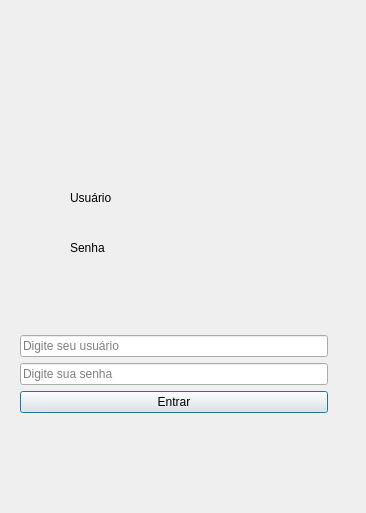
<?xml version="1.0" encoding="UTF-8"?>
<ui version="4.0">
 <class>Dialog</class>
 <widget class="QDialog" name="Dialog">
  <property name="geometry">
   <rect>
    <x>0</x>
    <y>0</y>
    <width>366</width>
    <height>513</height>
   </rect>
  </property>
  <property name="windowTitle">
   <string>Login</string>
  </property>
  <widget class="QLabel" name="label">
   <property name="geometry">
    <rect>
     <x>70</x>
     <y>190</y>
     <width>49</width>
     <height>16</height>
    </rect>
   </property>
   <property name="text">
    <string>Usuário</string>
   </property>
  </widget>
  <widget class="QLabel" name="label_2">
   <property name="geometry">
    <rect>
     <x>70</x>
     <y>240</y>
     <width>49</width>
     <height>16</height>
    </rect>
   </property>
   <property name="text">
    <string>Senha</string>
   </property>
  </widget>
  <widget class="QWidget" name="">
   <property name="geometry">
    <rect>
     <x>20</x>
     <y>30</y>
     <width>308</width>
     <height>383</height>
    </rect>
   </property>
   <layout class="QGridLayout" name="gridLayout">
    <item row="0" column="0">
     <widget class="QLabel" name="alogo">
      <property name="pixmap">
       <pixmap>logo.PNG</pixmap>
      </property>
     </widget>
    </item>
    <item row="1" column="0" colspan="2">
     <widget class="QLineEdit" name="lineEdit_user">
      <property name="placeholderText">
       <string>Digite seu usuário</string>
      </property>
     </widget>
    </item>
    <item row="2" column="0" colspan="2">
     <widget class="QLineEdit" name="lineEdit_password">
      <property name="echoMode">
       <enum>QLineEdit::Password</enum>
      </property>
      <property name="placeholderText">
       <string>Digite sua senha</string>
      </property>
     </widget>
    </item>
    <item row="3" column="0" colspan="2">
     <widget class="QPushButton" name="btn_login">
      <property name="text">
       <string>Entrar</string>
      </property>
     </widget>
    </item>
   </layout>
  </widget>
 </widget>
 <resources/>
 <connections/>
</ui>
